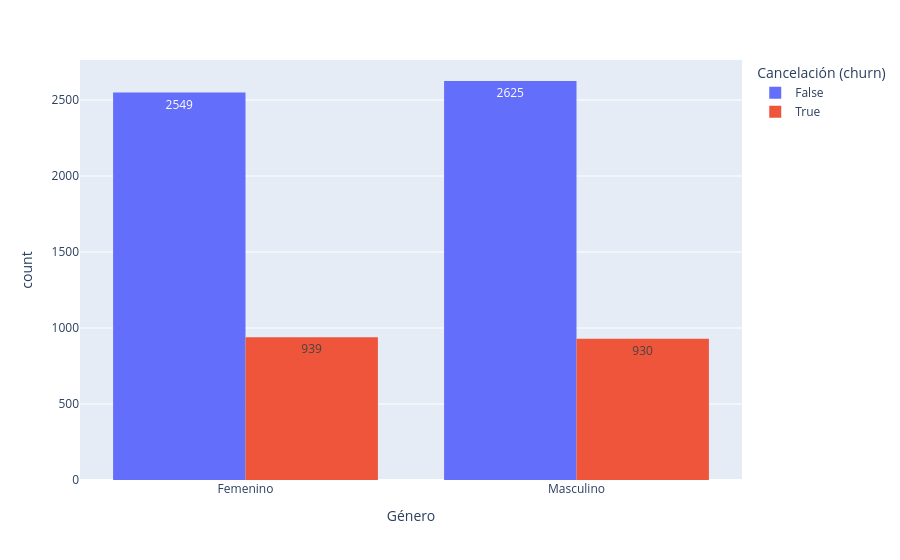

Write notebook code for a chart like this one.
### Code cell
# Recuento de evasión por variables categóricas
# En principio, la variable categórica será el género
px.histogram(telecom, x = 'Género', text_auto = True, color = 'Cancelación (churn)', barmode = 'group')

### Figure 1 — Plotly figure (JSON) as saved in the notebook; plotly's stock layout.template omitted (floating-point values rounded to 4 significant figures; data arrays with more than 128 entries replaced by an {"elided": "..."} marker saying what was removed)
{"data": [{"alignmentgroup": "True", "bingroup": "x", "hovertemplate": "Cancelación (churn)=False<br>Género=%{x}<br>count=%{y}<extra></extra>", "legendgroup": "False", "marker": {"color": "#636efa", "pattern": {"shape": ""}}, "name": "False", "offsetgroup": "False", "orientation": "v", "showlegend": true, "texttemplate": "%{value}", "type": "histogram", "x": {"elided": "5174 str values"}, "xaxis": "x", "yaxis": "y"}, {"alignmentgroup": "True", "bingroup": "x", "hovertemplate": "Cancelación (churn)=True<br>Género=%{x}<br>count=%{y}<extra></extra>", "legendgroup": "True", "marker": {"color": "#EF553B", "pattern": {"shape": ""}}, "name": "True", "offsetgroup": "True", "orientation": "v", "showlegend": true, "texttemplate": "%{value}", "type": "histogram", "x": {"elided": "1869 str values"}, "xaxis": "x", "yaxis": "y"}], "layout": {"barmode": "group", "legend": {"title": {"text": "Cancelación (churn)"}, "tracegroupgap": 0}, "margin": {"t": 60}, "xaxis": {"anchor": "y", "domain": [0, 1], "title": {"text": "Género"}}, "yaxis": {"anchor": "x", "domain": [0, 1], "title": {"text": "count"}}}}
